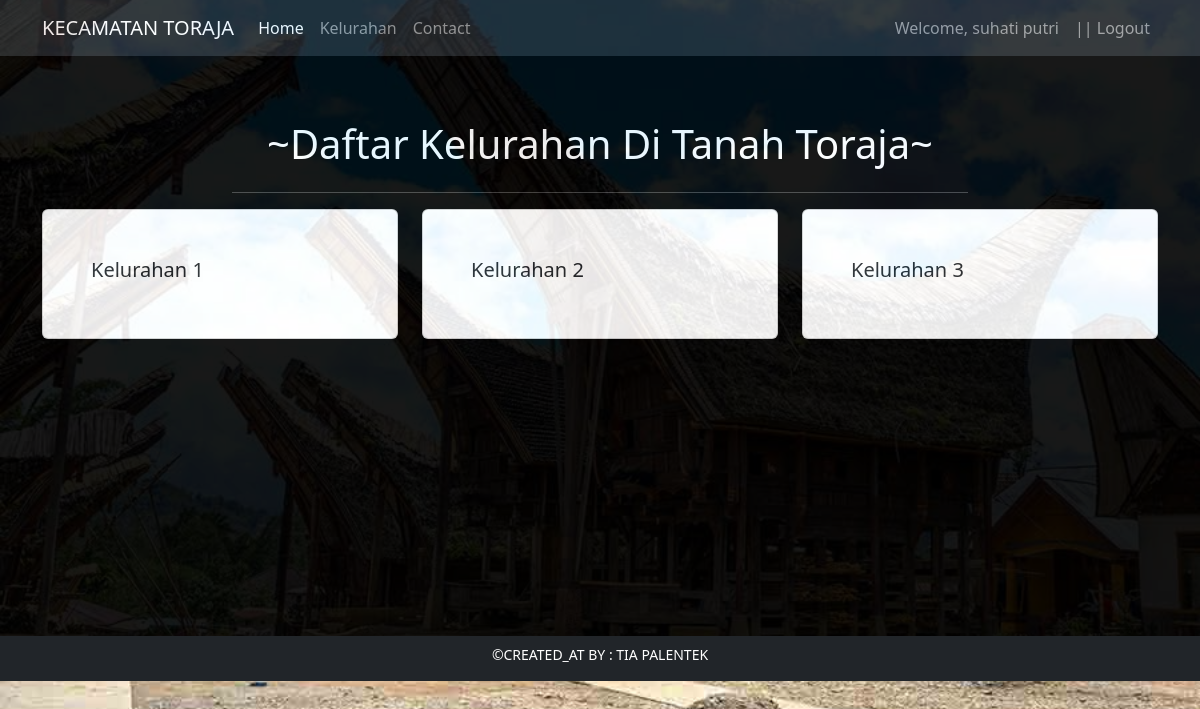
The page /kelurahan.php (signed in) on the database its author committed.
### tables this page shows
CREATE TABLE `tb_user` (
  `id_user` int(11) NOT NULL,
  `nama_panggilan` varchar(100) NOT NULL,
  `nama_lengkap` varchar(100) NOT NULL,
  `no_handphone` varchar(100) NOT NULL,
  `email` varchar(100) NOT NULL,
  `password` varchar(100) NOT NULL
);

CREATE TABLE `tb_kelurahan` (
  `id_kelurahan` int(11) NOT NULL,
  `nama_kelurahan` varchar(100) NOT NULL
);

### kelurahan.php (the view, shortened to what this page needs)
<?php
require 'koneksi.php';
$id_user = $_SESSION['id_user'];
$user = mysqli_query($conn, "SELECT * FROM tb_user WHERE id_user = '$id_user' ");
$usr = mysqli_fetch_array($user);
?>
<!doctype html>
<html lang="en">
  <head>
    <link rel="stylesheet" href="https://unpkg.com/aos@next/dist/aos.css" />
     <link rel="stylesheet" href="css/home.css">
    <link href="https://cdn.jsdelivr.net/npm/bootstrap@5.2.0-beta1/dist/css/bootstrap.min.css" rel="stylesheet">
  </head>
  <body>
<nav class="navbar navbar-expand-lg bg-dark navbar-dark">
  <div class="container">
    <a class="navbar-brand" href="#">KECAMATAN TORAJA</a>
    <div class="collapse navbar-collapse" id="navbarNav">
      <ul class="navbar-nav">
        <li class="nav-item">
          <a class="nav-link active" aria-current="page" href="index.php">Home</a>
        </li>
        <li class="nav-item">
          <a class="nav-link" href="kelurahan.php">Kelurahan</a>
        </li>
        <li class="nav-item">
          <a class="nav-link" href="contact.php">Contact</a>
        </li>
      </ul>
      <ul class="navbar-nav ms-auto">
        <?php if(isset($_SESSION['login'])) { ?>
          <li class="nav-item">
            <a class="nav-link" href="profil.php">Welcome, <?php echo $usr['nama_lengkap'] ?></a>
          </li>
          <li class="nav-item">
            <a class="nav-link" href="logout.php"> || Logout</a>
          </li>
        <?php }else{ ?>
          <li class="nav-item">
            <a class="nav-link" href="login.php"> || Login</a>
          </li>
        <?php } ?>
      </ul>
    </div>
  </div>
</nav>
    <div class="container-fluid" id="container-fluid">
        <div class="container py-5">
            <div class="row text-center text-white mt-3">
                <div class="col-lg-8 offset-lg-2">
                    <h1 class="mb-4">~Daftar Kelurahan Di Tanah Toraja~</h1>
                    <hr>
                </div>
            </div>
            <div class="row">
            <?php
              $kelurahan = mysqli_query($conn, "SELECT * FROM tb_kelurahan");
             if(mysqli_num_rows($kelurahan) > 0){
             while($kel = mysqli_fetch_array($kelurahan)){
						?>
                        <div class="col-lg-4">
                            <a href="penduduk.php?id_kelurahan=<?php echo $kel['id_kelurahan'] ?>" class="text-decoration-none text-dark">
                            <div class="card p-5">
                                <strong><h5><?php echo $kel['nama_kelurahan'] ?></h5></strong>
                            </div>
                            </a>
                        </div>
            <?php }}else { ?>
              <tr>
                <th colspan="6">Belom Ada Pinjaman Kelurahan</th>
              </tr>
            <?php } ?>
            </div>
    </div>
    </div>
    <div class="container-fluid bg-dark" id="footer">
      <div class="container">
        <div class="row">
          <div class="col-lg-12">
              <div class="text-center m-2">
                <small><p class="text-white">&copy;CREATED_AT BY : TIA PALENTEK</p></small>
              </div>
          </div>
        </div>
      </div>
    </div>
  </body>
</html>

### css/home.css (style rules this page uses)
* { padding: 0; margin: 0; }
html body { background-image: url('../img/toraja2.jpg'); background-size: cover; background-position: center; background-repeat: no-repeat; }
#container-fluid { background-color: black; opacity: 0.9; }
nav { background-color: black; opacity: 0.9; }

### kelurahan.php (style rules this page uses)
#container-fluid { height: 580px; }

### rows shown on the page
tb_user: nama_lengkap "suhati putri"
tb_kelurahan: nama_kelurahan "Kelurahan 1"
tb_kelurahan: nama_kelurahan "Kelurahan 2"
tb_kelurahan: nama_kelurahan "Kelurahan 3"
